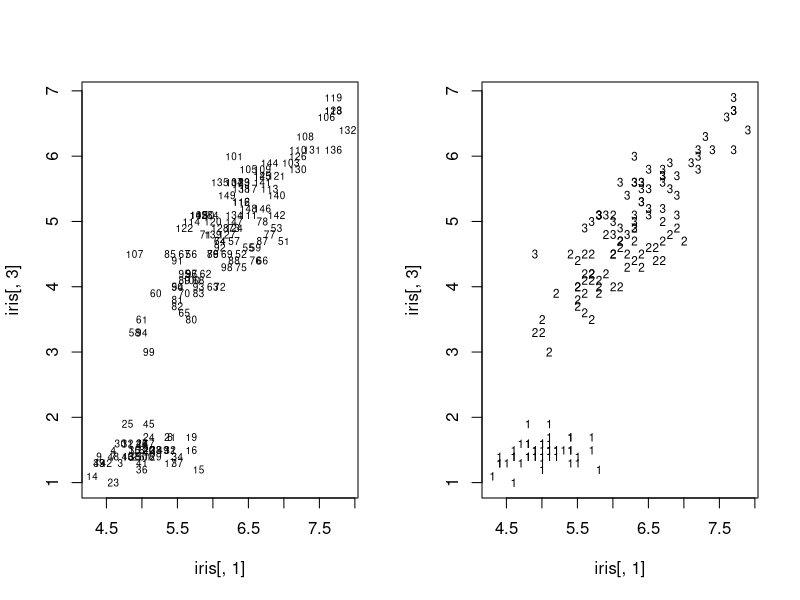
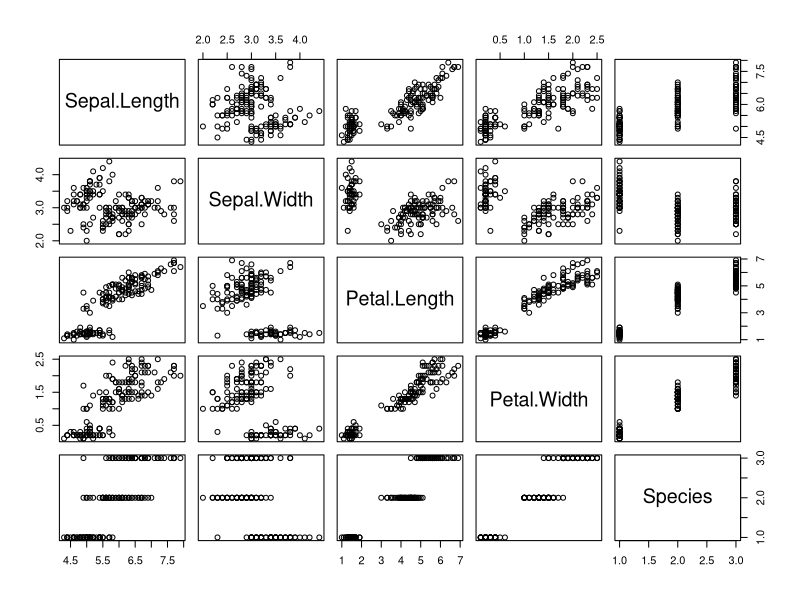
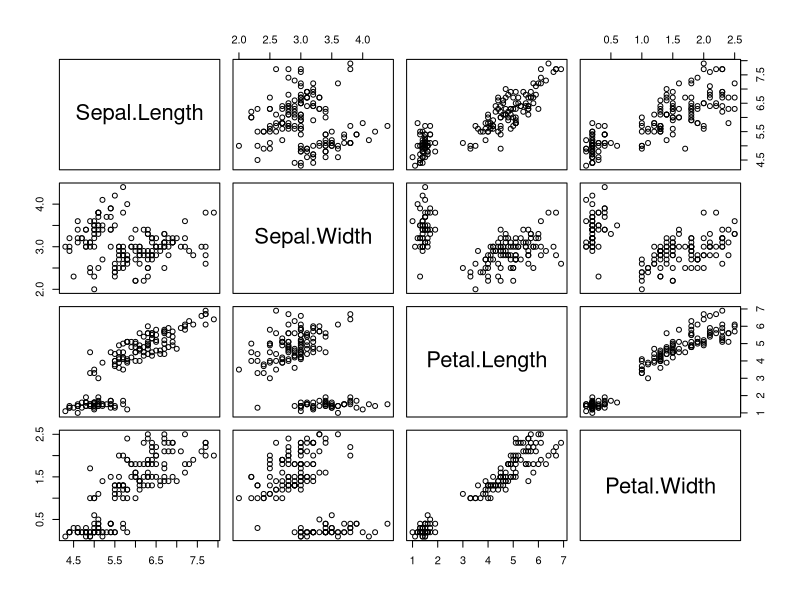
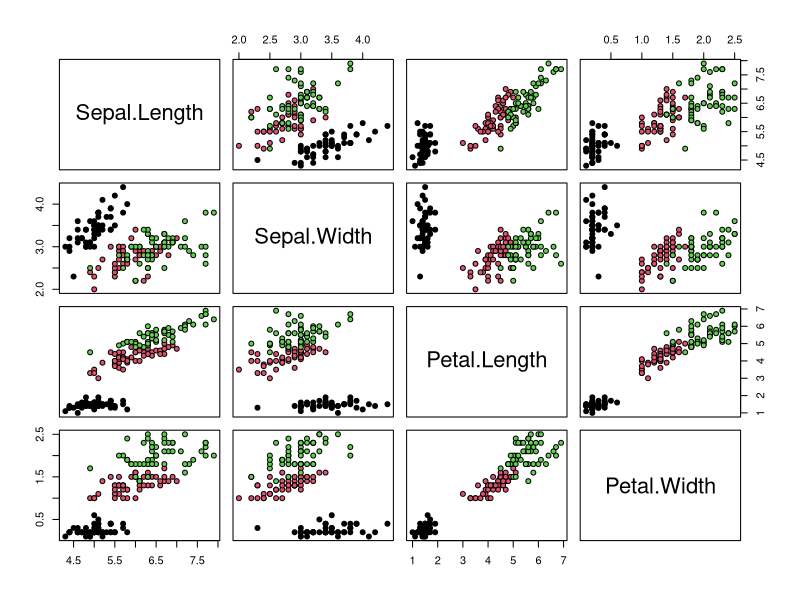
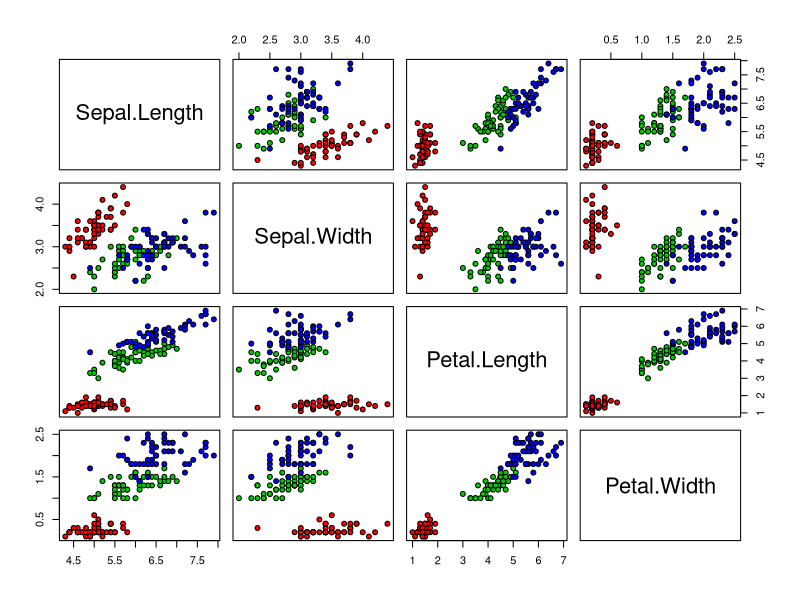
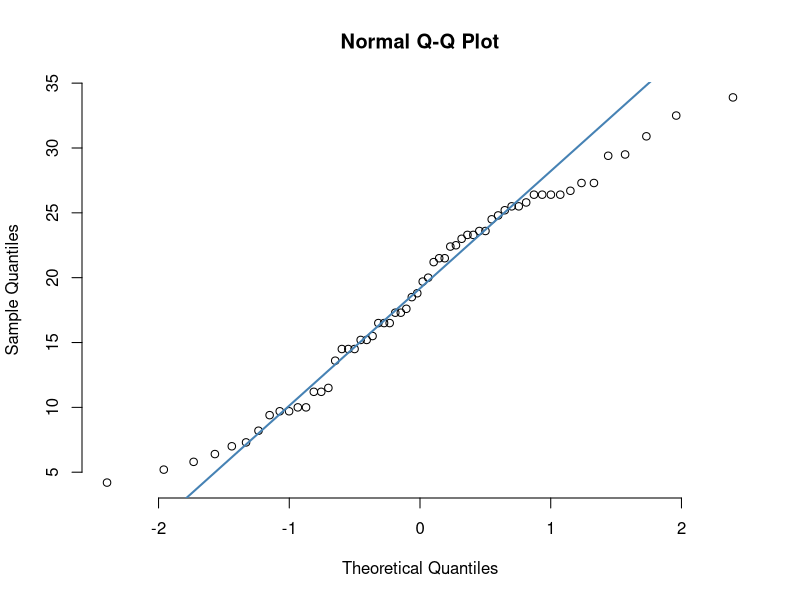
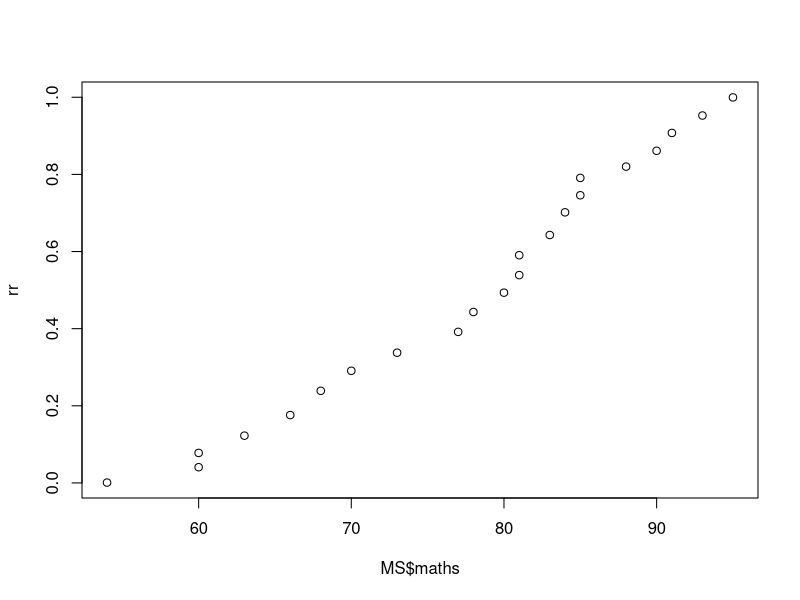

Write R code to recreate these figures, in order.
## ---- chunk 1
knitr::opts_chunk$set(echo = TRUE)
## ---- chunk 2
head(iris)
levels(iris$Species)
iris.lab = rep(c("1","2","3"),rep(50,3))

par(mfrow=c(1,2))
plot(iris[,1],iris[,3],type="n")      
text(iris[,1],iris[,3],cex=0.6)       
plot(iris[,1],iris[,3],type="n") 
text(iris[,1],iris[,3],iris.lab,cex=0.7) 
## ---- chunk 3
par(mfrow=c(1,1)) 
pairs(iris)
## ---- chunk 4
par(mfrow=c(1,1)) 
pairs(iris[,1:4])
## ---- chunk 5
pairs(iris[1:4],pch=21,bg=iris.lab)

## ---- chunk 6
pairs(iris[1:4],pch=21, bg=c("red", "green3", "blue")[unclass(iris$Species)])

## ---- chunk 7
qnorm(seq(0.01,0.99,0.01))
quantile(rnorm(200),probs = seq(0.01,0.99,0.01)) 
## ---- chunk 8
my_data <- ToothGrowth
qqnorm(my_data$len, pch = 1, frame = FALSE)
qqline(my_data$len, col = "steelblue", lwd = 2)
## ---- chunk 9
rr<-runif(1000)
MS=read.csv("mathstat.csv",header=T)
qqplot(MS$maths,rr)




